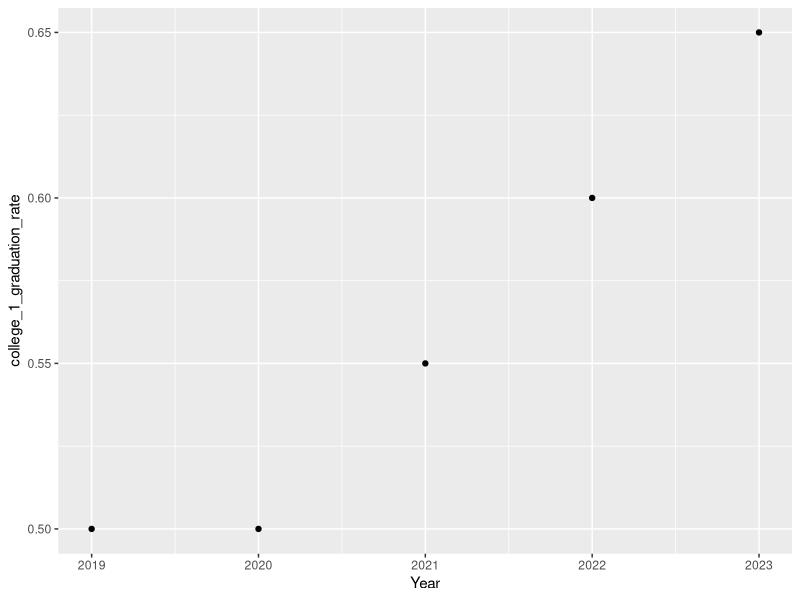

Write R code to recreate this figure.
#Assignment 4 fake data and code and plot.
#anwers to first 3 questions in text file on canvas 
#used excel to make a cvs file of fake data
library(tidyverse)
#SO  the excel import clearly didn't work exactly and maybe the real data table could be made
#better may need help/suggestion for this 
library(readxl)
FINAL_PROJECT_FAKE_DATA <- read_excel("Assignments/Assignment_4/FINAL_PROJECT_FAKE_DATA.xlsx")
# it made new names for the columns that were combined 
FINAL_PROJECT_FAKE_DATA
fdata <- FINAL_PROJECT_FAKE_DATA
names(fdata)

fdata[1:5,1]
fdata[,2:13]
fdata[3:4,2:13]
ggplot(fdata, aes(x = Year, y= college_1_graduation_rate))+
  geom_point()
#this shows the increase in graduation rate as the years go by and we gained more online classes and 
#left the covid area. obviously the data would need to be sorted through much better 